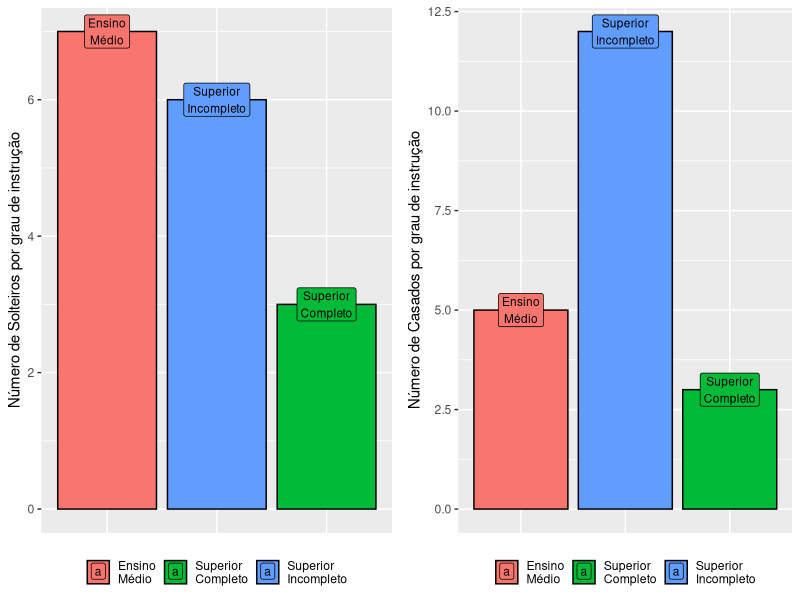

Write the R code that produced this figure.
library(ggplot2)
library(ggrepel)
library(gridExtra)
library(reshape2)
library(scales)
options("scipen"=999, "digits"=4)
data_db <- read.csv("exercicio.csv", header=T)

# ESTCIVIL por INSTRUCAO--------------------------------------------------------
# solteiros_percent <- (NROW(subset(data_db, ESTCIVIL==1)) / NROW(data_db)) * 100
# casados_percent <- (NROW(subset(data_db, ESTCIVIL==2)) / NROW(data_db)) * 100
# solt_cas_pcent <- data.frame(status=c("casados", "solteiros"),
#                              percentagem=c(casados_percent, solteiros_percent))

column_names <- c("instrucao", "ocorrencias")

instru_civil_1 <- as.data.frame(table(subset(data_db, ESTCIVIL==1)$INSTRUCAO))
instru_civil_2 <- as.data.frame(table(subset(data_db, ESTCIVIL==2)$INSTRUCAO))

colnames(instru_civil_1) <- column_names
colnames(instru_civil_2) <- column_names

# instru_civil_1[,1]
# solteiros_casados_instrucao.png

solt_chart <- ggplot(instru_civil_1, 
                     aes(x=instrucao, 
                         y=ocorrencias, 
                         fill=c("Ensino\nMédio","Superior\nIncompleto","Superior\nCompleto"), 
                         label=c("Ensino\nMédio","Superior\nIncompleto","Superior\nCompleto"))) + 
  geom_bar(position='dodge', stat='identity', color='black') +
  theme(axis.title.x=element_blank(),
        axis.text.x=element_blank(),
        axis.ticks.x=element_blank(),
        legend.position = "bottom") +
  labs(y="Número de Solteiros por grau de instrução") +
  geom_label(position="stack", size=3) +
  guides(fill=guide_legend(title=NULL))


casa_chart <- ggplot(instru_civil_2, 
                     aes(x=instrucao, 
                         y=ocorrencias, 
                         fill=c("Ensino\nMédio","Superior\nIncompleto","Superior\nCompleto"), 
                         label=c("Ensino\nMédio","Superior\nIncompleto","Superior\nCompleto"))) + 
  geom_bar(position='dodge', stat='identity', color='black') +
  theme(axis.title.x=element_blank(),
        axis.text.x=element_blank(),
        axis.ticks.x=element_blank(),
        legend.position = "bottom") +
  labs(y="Número de Casados por grau de instrução") +
  geom_label(position="stack", size=3) +
  guides(fill=guide_legend(title=NULL))

grid.arrange(solt_chart, casa_chart, ncol = 2)

#------------------------------------------------------------------------------

